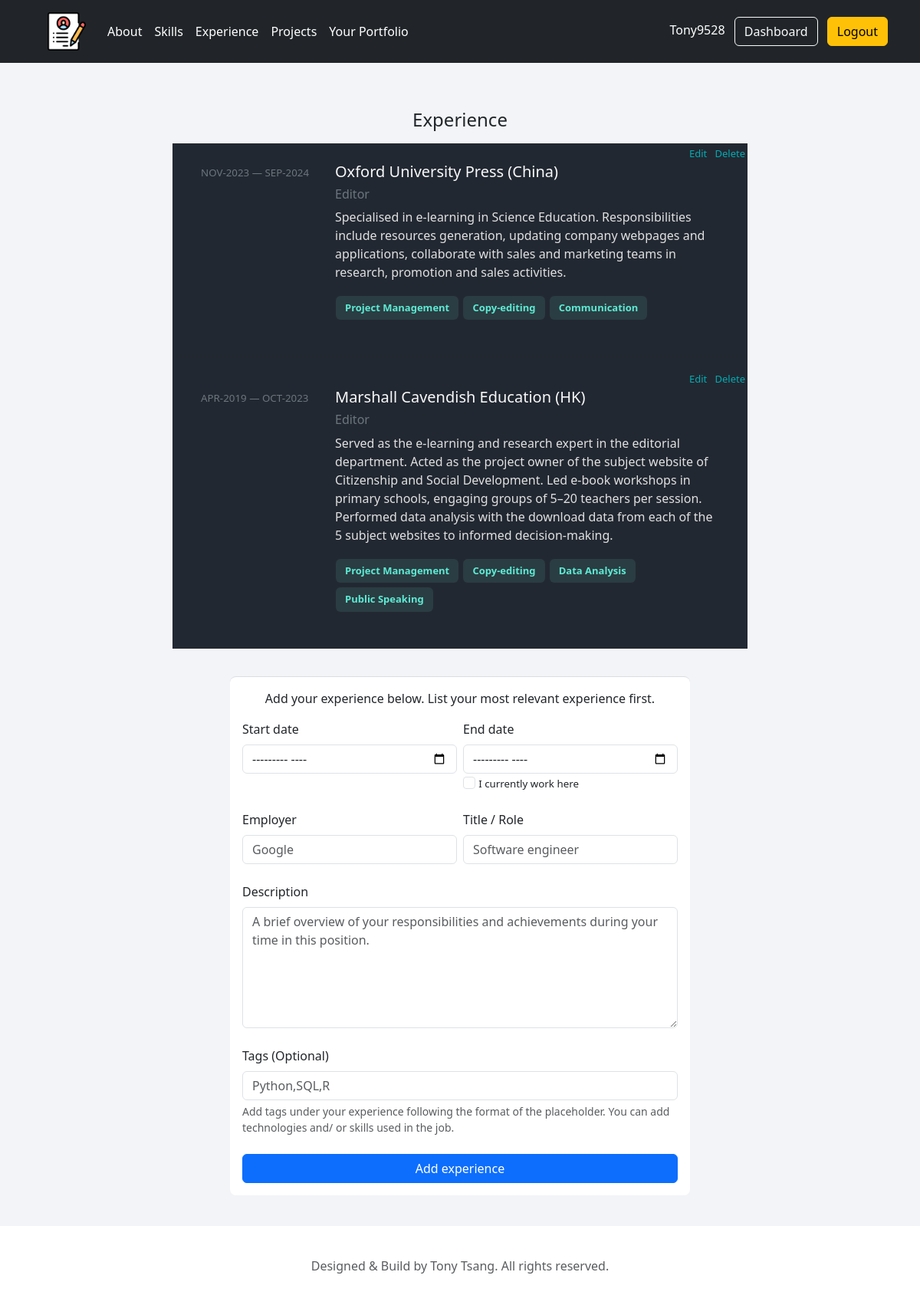
Screenshot of /experience (signed in) with the database file from the repository.
### tables this page shows
CREATE TABLE "experience"(
    "experience_id" INTEGER PRIMARY KEY AUTOINCREMENT,
    "user_id" INTEGER NOT NULL,
    "start_date" TEXT NOT NULL,
    "end_date" TEXT NOT NULL,
    "employer" TEXT NOT NULL,
    "role" TEXT NOT NULL,
    "description" TEXT NOT NULL,
    "tags" TEXT,
    FOREIGN KEY ("user_id") REFERENCES "users" ("id")
);

### portfolio/routes.py (the view, shortened to what this page needs)
@app.route('/experience', methods = ['GET', 'POST'])
def experience():
    if not session.get("user_id"):
        flash("Please login first", "warning")
        return redirect(url_for('login'))
    user_id = session["user_id"]
    username = session["username"]
    sql = "SELECT * FROM experience WHERE user_id = :user_id"
    sql = text(sql)
    result = db.engine.connect().execute(sql, {'user_id': user_id}).fetchall()
    if result:
        user_experience_list = [
            {
                "experience_id": row.experience_id,
                "start_date": row.start_date,
                "end_date": row.end_date,
                "employer": row.employer,
                "role": row.role,
                "description": row.description,
                "tags": row.tags.split(',') if row.tags else [],
                "start_date_formatted": datetime.strptime(row.start_date, "%Y-%m").strftime("%b-%Y").upper(),
                "end_date_formatted": datetime.strptime(row.end_date, "%Y-%m").strftime("%b-%Y").upper() if row.end_date != 'CURRENT' else row.end_date,
            }
            for row in result
        ]
    else:
        user_experience_list = None
    return render_template("experience.html", username=username, user_experience_list=user_experience_list)

### portfolio/templates/experience.html (shortened to what this page needs)
{% extends "layout.html" %}
{% block content %}
<div class="container">
    <div class="experience-container">
        <h1 class="h4 mb-2 fw-normal text-center">Experience</h1>
        <div class="container text-left px-3 gy-3">
            {%  if user_experience_list %}
            <div class="exp-container">
                {% for row in user_experience_list %}
                <div class="row text-left position-relative exp-row">
                    <div class="col-3 date-container text-left text-secondary"><span class="exp-date">{{row['start_date_formatted']}} — {{row['end_date_formatted']}}</span></div>
                    <div class="col-9 exp-heading text-left  ">
                        <div class="exp-employer text-light"><h5>{{row['employer']}}</h5></div>
                        <div class="exp-role text-secondary"><h6>{{row['role']}}</h6></div>
                        <div class="exp-description"><p style="color: #EEEE;">{{row['description']}}</p> </div>
                        <div class="exp-tags">
                            {% for tag in row.tags %}
                                <button type="button" class="btn btn-outline-secondary tag">{{tag}}</button>
                            {% endfor %}
                        </div>
                        <div class="position-absolute top-0 end-0">
                            <a href="{{url_for('edit_experience', id=row.experience_id)}}"><span class="edit-delete">Edit</span></a>
                            <a href="{{url_for('delete_experience', id=row.experience_id)}}"><span class="edit-delete">Delete</span></a>
                        </div>
                    </div>
                </div>
                <hr>
                {% endfor %}
            </div>
            {% endif %}
        </div>
    </div>
    <div class="container text-left form-container">
        <p class="text-center">Add your experience below. List your most relevant experience first.</p>
        <form action="/experience" method="POST" class="row g-2">
            <div class="mb-3 col-md-6">
                <label for="start_date" class="form-label">Start date</label>
                <input type="month" name="start_date" class="form-control"  required>
            </div>
            <div class="mb-3 col-md-6">
                <label for="end_date" class="form-label">End date</label>
                <input type="month" name="end_date" class="form-control"  required>
                <input class="form-check-input" id="check-current" type="checkbox" value="">
                <label class="form-check-label" for="check-current">
                    I currently work here
                </label>
            </div>
            <div class="mb-3 col-md-6">
                <label for="employer" class="form-label">Employer</label>
                <input type="text" name="employer" class="form-control" placeholder="Google" required>
            </div>
            <div class="mb-3 col-md-6">
                <label for="role" class="form-label">Title / Role</label>
                <input type="text" name="role" class="form-control" placeholder="Software engineer" required>
            </div>
            <div class="mb-3">
                <label for="description" class="form-label">Description</label>
                <textarea id="description" name="description" class="form-control" rows="6" placeholder="A brief overview of your responsibilities and achievements during your time in this position." required></textarea>
            </div>
            <div class="mb-3">
                <label for="tags" class="form-label">Tags (Optional)</label>
                <input type="text" id="exp-tags" name="exp-tag" class="form-control" placeholder="Python,SQL,R" aria-describedby="tagshelpblock">
                <div id="tagshelpblock" class="form-text">
                    Add tags under your experience following the format of the placeholder. You can add technologies and/ or skills used in the job.
                </div>
            </div>
            <div class="d-grid gap-2">
                <button type="submit" class="btn btn-primary">Add experience</button>
            </div>
        </form>
    </div>
</div>
{% endblock content %}

### portfolio/static/css/style.css (style rules this page uses)
a { color:#00ADB5; text-decoration: none; }
html { scroll-behavior: smooth; }
.form-container { background-color: #fff; border-radius: 8px; border-top: 1px solid #dadde1; box-sizing: border-box; padding: 16px; position: relative; width: 600px; }
.edit-delete { font-size: small; padding:3px; }
.exp-container { max-width: 750px; background-color: #222831; margin: 16px auto; }
.exp-row { padding: 25px; margin: 16px auto; border-radius: 10px; }
.exp-date { font-size: smaller; }
.exp-description { color: #EEEEEE; }
.exp-tags { border: 3px; margin-bottom: 3px; }
.form-check-label { font-size: smaller; }
.tag { font-size: small; font-weight: bold; color: #5eead4; border: 0px solid ; background-color: #4e998f2f; margin:3px 1px; }
.experience-container { border-radius: 10px; padding:20px 0; }

### rows the page displays
experience: start_date_formatted "NOV-2023", end_date_formatted "SEP-2024", employer "Oxford University Press (China)", role "Editor", description "Specialised in e-learning in Science Education. Responsibilities include resources generation, updating company webpages and applications, collaborate with sales and marketing teams in research, promotion and sales activities.", tags "Project Management" "Copy-editing" "Communication"
experience: start_date_formatted "APR-2019", end_date_formatted "OCT-2023", employer "Marshall Cavendish Education (HK)", role "Editor", description "Served as the e-learning and research expert in the editorial department. Acted as the project owner of the subject website of Citizenship and Social Development. Led e-book workshops in primary schools, engaging groups of 5–20 teachers per session. Performed data analysis with the download data from each of the 5 subject websites to informed decision-making.", tags "Project Management" "Copy-editing" "Data Analysis" "Public Speaking"

### other values shown
{{ username }} "Tony9528"
